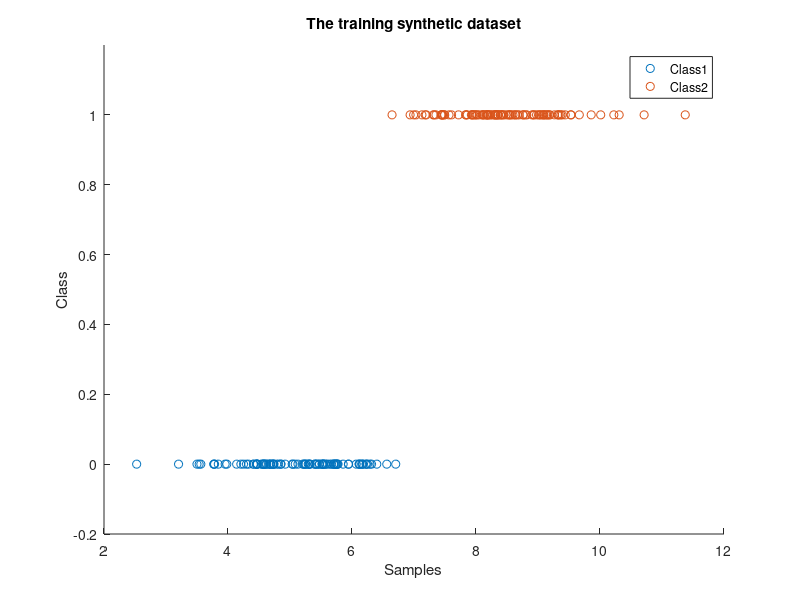
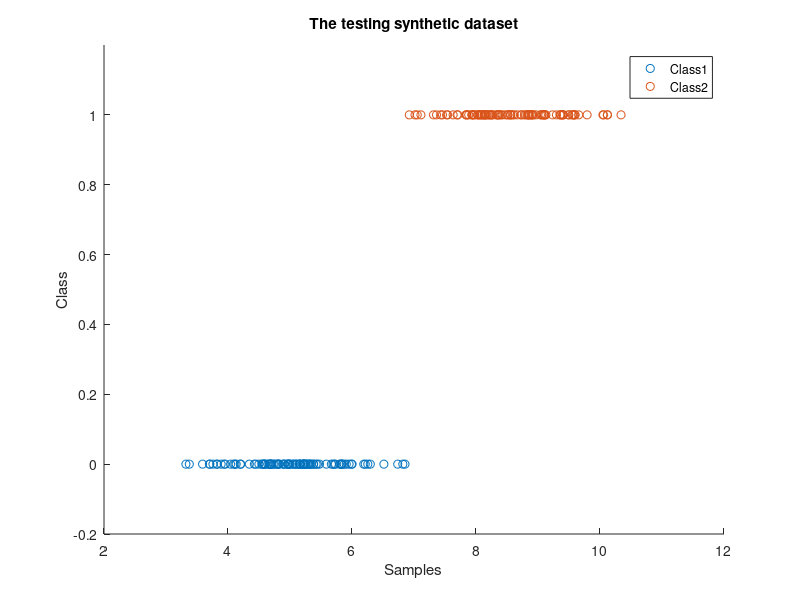

Here is the MATLAB script that generated these plots, in order: (Note: this script raises an error after producing the figures.)
clear,clc;
close all;

%% Synthetic Training Data
rng(108)
N=100; % Number of training samples
% Generating Class1
class1(:,1)=5+0.8*randn(N,1);

% Generating Class2
class2(:,1)=8.5+0.8*randn(N,1);

% Label
t =[zeros(N,1);ones(N,1)]; 

% X Designed Matrix
X = [class1;class2];

% Phi using RBF
phi_train=ones(size(X,1),1);
s=0.3;
for j=1:size(X,1)-1
    phi_train=[phi_train exp(-(X-X(j)).^2/(2*s^2))];
end

% Plot
figure;
hold on;
scatter(class1(:,1),t(1:N));
scatter(class2(:,1),t(N+1:2*N));
legend('Class1','Class2');
hold off;
ylim([-0.2 1.2])
ylabel('Class')
xlabel('Samples')
title('The training synthetic dataset')
clear class1 class2;
%% Synthetic Testing Data
N=100; % Number of training samples
% Generating Class1
class1(:,1)=5+0.8*randn(N,1);

% Generating Class2
class2(:,1)=8.5+0.8*randn(N,1);

% Label
t_test =[zeros(N,1);ones(N,1)]; 

% X Designed Matrix
X_test = [class1;class2];

% Phi using RBF
phi_test=ones(size(X,1),1);
s=0.3;
for j=1:size(X,1)-1
    phi_test=[phi_test exp(-(X_test-X(j)).^2/(2*s^2))];
end
figure;
hold on;
scatter(class1(:,1),t(1:N));
scatter(class2(:,1),t(N+1:2*N));
legend('Class1','Class2');
hold off;
ylim([-0.2 1.2])
ylabel('Class')
xlabel('Samples')
title('The testing synthetic dataset')

%% Gradient Descent
rho = 0.05;
maxIteration = 10000;
Lambda = 0.05;
disp('Training time of Logistic Regression on synthetic data with Gradient Descent:...')

tic
[WGradientDescend,Iteration] = GradientDescent(phi_train,t,Lambda,rho,maxIteration);
toc

% Get the Prediction
XW = phi_test*WGradientDescend;
Y = 1./(1+exp(-XW));
P = zeros(size(Y));
P(Y<0.5) = 0;
P(Y>0.5) = 1;

% Error
ErrorRate_Gradient = Error(P,t_test)
Mis = find((P~=t_test)==true);

% Plot
xAxis = [-10:0.1:9.9]';
phi_xAxis=ones(size(xAxis,1),1);
for j=1:size(X,1)-1
    phi_xAxis=[phi_xAxis exp(-(xAxis-X(j)).^2/(2*s^2))];
end
DecisionAxis=phi_xAxis*WGradientDescend;
yPlot = 1./(1+exp(-DecisionAxis));
figure; 
hold on;
scatter(class1(:,1),t(1:N));
scatter(class2(:,1),t(N+1:2*N));
scatter(X_test(Mis,1),t_test(Mis),'rx','LineWidth',1.5);
plot(xAxis,yPlot);
ylim([0 1]);
xlim([min(class1) max(class2)]);
legend('Class1','Class2','MisClassified','y');
ylabel('Target / Prediction')
xlabel('Samples')
title(['Gradient Descent, MaxIterations = ', num2str(maxIteration)]);
hold off;

%% Stochastic
Epoch = 100;
Lambda = 0.05;

disp('Training time of Logistic Regression on synthetic data with Stochastic Gradient Descent:...')

tic
[WStochastic,y] = Stochastic(phi_train,t,Lambda,Epoch);

toc
% Get the Prediction
XW = phi_test*WStochastic;
Y = 1./(1+exp(-XW));
P = zeros(size(Y));
P(Y<0.5) = 0;
P(Y>0.5) = 1;

% Error
ErrorRate_Stochastic = Error(P,t_test)

Mis = find((P~=t_test)==true);

% Plot
xAxis = [-10:0.1:9.9]';
phi_xAxis=ones(size(xAxis,1),1);
for j=1:size(X,1)-1
    phi_xAxis=[phi_xAxis exp(-(xAxis-X(j)).^2/(2*s^2))];
end
DecisionAxis=phi_xAxis*WStochastic;
yPlot = 1./(1+exp(-DecisionAxis));
figure; 
hold on;
scatter(class1(:,1),t(1:N));
scatter(class2(:,1),t(N+1:2*N));
scatter(X_test(Mis,1),t_test(Mis),'rx','LineWidth',1.5);
plot(xAxis,yPlot);
ylim([0 1]);
xlim([min(class1) max(class2)]);
legend('Class1','Class2','MisClassified','y');
ylabel('Target / Prediction')
xlabel('Samples')
title(['Stochastic GD, No. of Epochs = '  num2str(Epoch)]);
hold off;

%% Minibatch
Epoch = 100;
Batch = 10;
Beta = 0.1;
Lambda = 0.05;
disp('Training time of Logistic Regression on synthetic data with Minibatch:...')
tic
[WMini,y] = MiniBatch(phi_train,t,Lambda,Epoch,Batch,Beta);
toc

% Get the Prediction
XW = phi_test*WMini;
Y = 1./(1+exp(-XW));
P = zeros(size(Y));
P(Y<0.5) = 0;
P(Y>0.5) = 1;

% Error
ErrorRate_MiniBatch = Error(P,t_test)
Mis = find((P~=t_test)==true);

% Plot
xAxis = [-10:0.1:9.9]';
phi_xAxis=ones(size(xAxis,1),1);
for j=1:size(X,1)-1
    phi_xAxis=[phi_xAxis exp(-(xAxis-X(j)).^2/(2*s^2))];
end
DecisionAxis=phi_xAxis*WMini;
yPlot = 1./(1+exp(-DecisionAxis));
figure; 
hold on;
scatter(class1(:,1),t(1:N));
scatter(class2(:,1),t(N+1:2*N));
scatter(X_test(Mis,1),t_test(Mis),'rx','LineWidth',1.5);
plot(xAxis,yPlot);
ylim([0 1]);
xlim([min(class1) max(class2)]);
legend('Class1','Class2','MisClassified','y');
ylabel('Target / Prediction')
xlabel('Samples')
title(['GD with Mini batch, No. of Epochs = '  num2str(Epoch),', Minibatch size= ',num2str(Batch)]);
hold off;